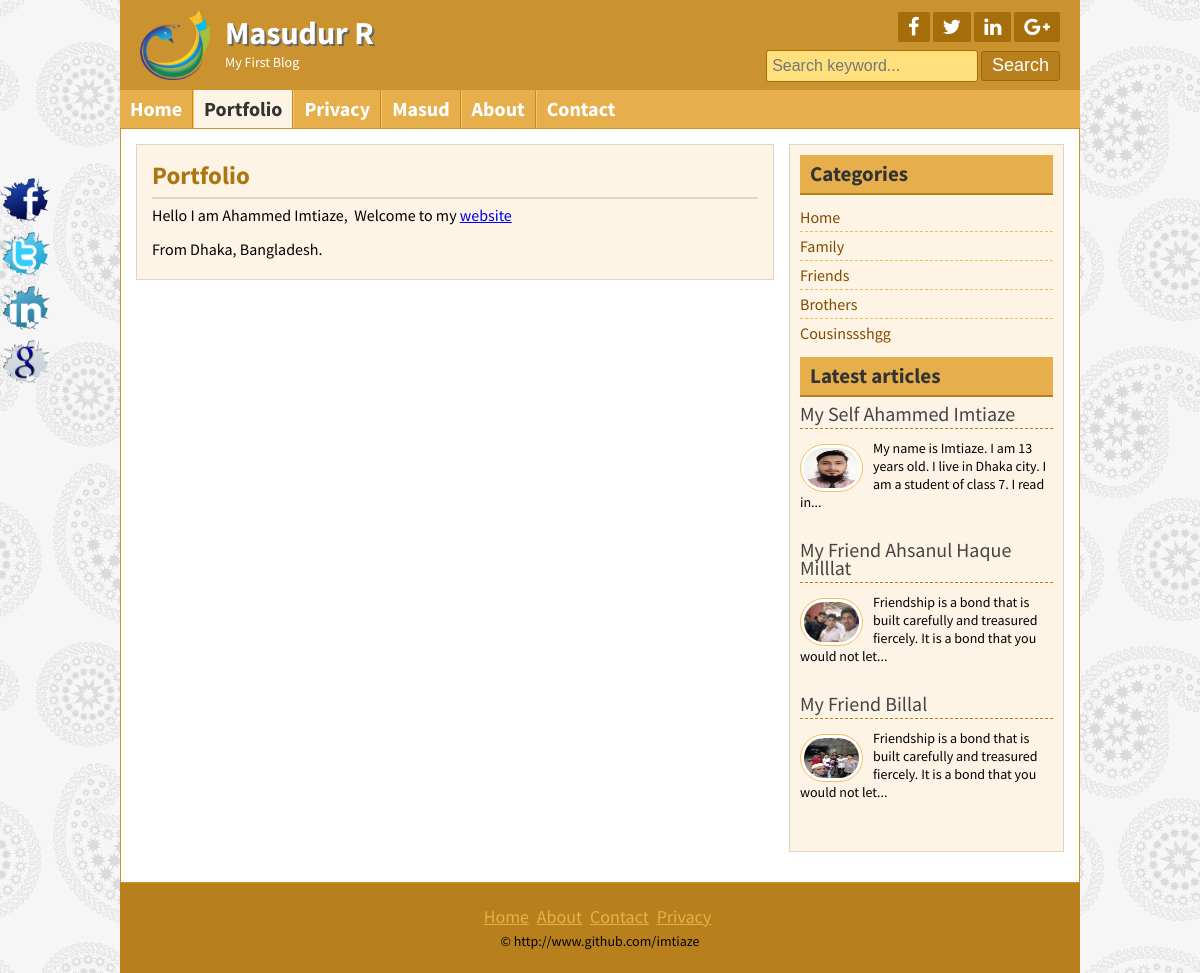
Page /page.php?pageid=1 on the committed database.
### tables this page shows
CREATE TABLE `tbl_title` (
  `id` int(11) NOT NULL,
  `title` varchar(111) NOT NULL,
  `slogan` varchar(111) NOT NULL,
  `logo` varchar(111) NOT NULL
);

CREATE TABLE `tbl_social` (
  `id` int(11) NOT NULL,
  `facebook` varchar(111) NOT NULL,
  `twitter` varchar(255) NOT NULL,
  `linkedin` varchar(255) NOT NULL,
  `google` varchar(255) NOT NULL
);

CREATE TABLE `tbl_page` (
  `id` int(11) NOT NULL,
  `name` varchar(255) NOT NULL,
  `body` text NOT NULL
);

CREATE TABLE `tbl_category` (
  `id` int(11) NOT NULL,
  `name` varchar(50) NOT NULL
);

CREATE TABLE `tbl_post` (
  `id` int(11) NOT NULL,
  `cat` int(11) NOT NULL,
  `title` varchar(255) NOT NULL,
  `body` text NOT NULL,
  `image` varchar(255) NOT NULL,
  `author` varchar(50) NOT NULL,
  `tags` varchar(255) NOT NULL,
  `date` timestamp NOT NULL DEFAULT CURRENT_TIMESTAMP
);

CREATE TABLE `tbl_footer` (
  `id` int(1) NOT NULL,
  `note` varchar(111) NOT NULL
);

### lib/Database.php (called while the page is built, shortened)
<?php
Class Database{
	public $host   = DB_HOST;
	public $user   = DB_USER;
	public $pass   = DB_PASS;
	public $dbname = DB_NAME;
	public $link;
	private function connectDB(){
		$this->link = new mysqli($this->host, $this->user, $this->pass, $this->dbname);
	}
	public function select($query){
		$result = $this->link->query($query) or die($this->link->error.__LINE__);
		if($result->num_rows > 0){
			return $result;
		} else {
			return false;
		}
	}
}

### helpers/Format.php (called while the page is built, shortened)
<?php
class Format {
  public function formatPost($postBody, $limit=400) {
    $postBody = $postBody." ";
    $postBody = substr($postBody, 0, $limit);
    $postBody = substr($postBody, 0, strrpos($postBody, ' '));
    $postBody = $postBody."...";
    return $postBody;
  }
}

### page.php (the view)
<?php include 'inc/header.php'; ?>
<?php
if(!isset($_GET['pageid']) || $_GET['pageid'] == NULL){
	header("Location:404.php");
}
else {
	$pageid = $_GET['pageid'];
}
?>
<div class="contentsection contemplete clear">
	<div class="maincontent clear">
		<div class="about">
			<?php
			$query = "SELECT * FROM tbl_page WHERE id='$pageid' ";
			$resutlQuery = $db->select($query);
			if ($resutlQuery) {
				while($result = $resutlQuery->fetch_assoc()){
					?>
					<h2><?php echo $result['name']; ?></h2>
				<?php echo $result['body']; ?>
					<?php
				}
			}
			?>
		</div>
	</div>
	<?php include 'inc/sidebar.php'; ?>
</div>
<?php include 'inc/footer.php'; ?>

### inc/header.php (shortened to what this page needs)
<?php include 'lib/Database.php'; ?>
<?php include 'helpers/Format.php'; ?>
<?php
$db = new Database();
$fm = new Format();
?>
<!DOCTYPE html>
<html>
<head>
  <link rel="stylesheet" href="font-awesome-4.5.0/css/font-awesome.css">
  <link rel="stylesheet" href="css/nivo-slider.css" type="text/css" media="screen" />
  <link rel="stylesheet" href="style.css">
</head>
<body>
  <div class="headersection templete clear">
    <a href="index.php">
      <div class="logo">
        <?php
        $query = "SELECT * FROM tbl_title WHERE id='1' ";
        $resutlQuery = $db->select($query);
        if ($resutlQuery) {
          while($result = $resutlQuery->fetch_assoc()){
            ?>
            <img src="admin/<?php echo $result['logo']; ?>" alt="Logo"/>
            <h2><?php echo $result['title']; ?></h2>
            <p><?php echo $result['slogan']; ?></p>
            <?php
          }
        }
        ?>
      </div>
    </a>
    <?php
    $socialQuery = "SELECT * FROM tbl_social WHERE id='1' ";
    $resutlSocialQuery = $db->select($socialQuery);
    if ($resutlSocialQuery) {
      while($socialResultQuery = $resutlSocialQuery->fetch_assoc()){
        ?>
        <div class="social clear">
          <div class="icon clear">
            <a href ="<?php echo $socialResultQuery['facebook']; ?>" target="_blank" ><i class="fa fa-facebook"></i></a>
            <a href ="<?php echo $socialResultQuery['twitter']; ?>" target="_blank"><i class="fa fa-twitter"></i></a>
            <a href ="<?php echo $socialResultQuery['linkedin']; ?>" target="_blank"><i class="fa fa-linkedin"></i></a>
            <a href ="<?php echo $socialResultQuery['google']; ?>" target="_blank"><i class="fa fa-google-plus"></i></a>
          </div>
          <?php
        }
      }
      ?>
      <div class="searchbtn clear">
        <form action="search.php" method="GET">
          <input type="text" name="keyword" placeholder="Search keyword..."/>
          <input type="submit" name="search" value="Search"/>
        </form>
      </div>
    </div>
  </div>
  <div class="navsection templete">
    <?php
    $path =$_SERVER['SCRIPT_NAME'];
    $title = basename($path, '.php');
    ?>
    <ul>
      <li><a href="index.php"
        <?php if($title=='index'){echo 'id="active"';} ?>
        >Home</a>
      </li>
      <?php
      $query = "SELECT * FROM tbl_page";
      $queryResult = $db->select($query);
      if ($queryResult) {
        while ($result = $queryResult->fetch_assoc()) {
          ?>
          <li>
            <a href="page.php?pageid=<?php echo $result['id']; ?>"
              <?php
              if (isset($_GET['pageid']) && $_GET['pageid'] == $result['id']) {
                echo 'id="active"';
              }
              ?> >
              <?php echo $result['name']; ?>
            </a>
          </li>
          <?php
        }
      }
      ?>
      <li><a href="about.php"
        <?php if($title=='about'){echo 'id="active"';} ?>
        >About</a>
      </li>
      <li><a href="contact.php"
        <?php if($title=='contact'){echo 'id="active"';} ?>
        >Contact</a>
      </li>
    </ul>
  </div>

### inc/sidebar.php
<div class="sidebar clear">
  <div class="samesidebar clear">
    <h2>Categories</h2>
    <ul>
      <?php
      $query = "SELECT * FROM tbl_category";
      $category = $db->select($query);
      if ($category) {
        while ($resultCategory = $category->fetch_assoc()) {
          ?>
          <li><a href="posts.php?category=<?php echo $resultCategory['id']; ?>"><?php echo $resultCategory['name']; ?></a></li>
          <?php
        }
      }
      else {
        ?>
        <li>No category  Created.</li>
        <?php
      }
      ?>
    </ul>
  </div>
  <div class="samesidebar clear">
    <h2>Latest articles</h2>
    <?php
    $query = "SELECT * FROM tbl_post ORDER BY id DESC LIMIT 6";
    $latestPost = $db->select($query);
    if ($latestPost) {
      while ($resultLatestPost = $latestPost->fetch_assoc()) {
        ?>
        <div class="popular clear">
          <h3><a href="post.php?id=<?php echo $resultLatestPost['id']; ?>"><?php echo $resultLatestPost['title']; ?></a></h3>
          <a href="post.php?id=<?php echo $resultLatestPost['id']; ?>"><img src="admin/<?php echo $resultLatestPost['image']; ?>" alt="post image"/></a>
          <p><?php echo $fm->formatPost($resultLatestPost['body'], 110); ?></p>
        </div>
        <?php
      }
    }
    else {
      ?>
      <li>No Latest Post.</li>
      <?php
    }
    ?>
  </div>
</div>

### inc/footer.php (shortened to what this page needs)
<div class="footersection templete clear">
  <div class="footermenu clear">
    <ul>
      <li><a href="#">Home</a></li>
      <li><a href="#">About</a></li>
      <li><a href="#">Contact</a></li>
      <li><a href="#">Privacy</a></li>
    </ul>
  </div>
  <?php
  $copyrightQuery = "SELECT * FROM tbl_footer WHERE id='1' ";
  $copyrightResult = $db->select($copyrightQuery);
  if ($copyrightResult) {
    while ($resultCopyright = $copyrightResult->fetch_assoc()) {
      ?>
      <p>&copy; <?php echo $resultCopyright['note']; ?></p>
      <?php
    }
  }
  ?>
</div>
<?php
$socialQuery = "SELECT * FROM tbl_social WHERE id='1' ";
$resutlSocialQuery = $db->select($socialQuery);
if ($resutlSocialQuery) {
  while($socialResultQuery = $resutlSocialQuery->fetch_assoc()){
    ?>
    <div class="fixedicon clear">
      <a href="<?php echo $socialResultQuery['facebook']; ?>"><img src="images/fb.png" alt="Facebook"/></a>
      <a href="<?php echo $socialResultQuery['twitter']; ?>"><img src="images/tw.png" alt="Twitter"/></a>
      <a href="<?php echo $socialResultQuery['linkedin']; ?>"><img src="images/in.png" alt="LinkedIn"/></a>
      <a href="<?php echo $socialResultQuery['google']; ?>"><img src="images/gl.png" alt="GooglePlus"/></a>
    </div>
    <?php
  }
}
?>
</body>
</html>

### style.css (style rules this page uses)
* { margin:0;padding:0;outline:0 }
body { font-family: 'Source Sans Pro', sans-serif;font-size:14px;line-height:18px;color:#000;background:url(images/bg.png)repeat fixed 0 0 #fff; }
.templete { width:960px;margin:0 auto; }
.contemplete { margin: 0 auto; width: 928px; }
.clear { overflow:hidden; }
input[type="text"], input[type="email"] { border: 1px solid #cfc5b6; border-radius: 3px; margin-bottom: 5px; padding: 5px; width: 300px; }
input[type="submit"] { background: #b7801c none repeat scroll 0 0; border: 1px solid #e6af4b; color: #fff; cursor: pointer; font-size: 20px; padding: 1px 10px; }
.headersection { background: #ca932f none repeat scroll 0 0; color: #fff; }
.logo { float: left; width: 580px; }
.logo img { float: left; margin-right: 15px; padding-bottom: 10px; padding-left: 20px; padding-top: 10px; width: 70px; }
.logo h2 { color: #fff; font-size: 32px; margin-bottom: 11px; margin-top: 24px; text-shadow: 2px 2px 0 #666; }
.logo p { color:#fff; }
.social { float: right; margin-right: 20px; margin-top: 12px; text-align: right; width: 360px; }
.icon { float: right; }
.icon a { background: #a56e0a none repeat scroll 0 0; border-radius: 2px; color: #fff; display: block; float: left; font-size: 20px; margin-left: 3px; padding: 5px 10px; }
.searchbtn { float: right; margin-top: 8px; }
.searchbtn input[type="text"] { border: 1px solid #A56E0A; width: 200px; background: #FFE07C; font-size: 16px; height: 20px; }
.searchbtn input[type="submit"] { border: 1px solid #9d6602; border-radius: 3px; font-size: 18px; height: 30px; padding-left: 10px; padding-right: 10px; padding-top: 0; cursor: pointer; }
.navsection { background: none repeat scroll 0 0 #e6af4b; min-height: 38px; }
.navsection ul { margin:0;padding:0;list-style:none; }
.navsection ul li { border-left: 1px solid #fdc662; border-right: 1px solid #c18a26; display: block; float: left; position:relative; }
.navsection ul li:first-child { border-left: 0px solid #fdc662; }
.navsection ul li:last-child { border-right: 0px solid #c18a26; }
.navsection ul li a { color: #fff; display: block; font-size: 20px; font-weight: bold; padding: 10px; text-decoration: none; }
.navsection ul li a:hover, #active { background:#FEF4E5;color:#333; }
.contentsection { background: #ffffff none repeat scroll 0 0; border: 1px solid #ca932f; padding: 15px; }
.maincontent { background: #fef4e5 none repeat scroll 0 0; border: 1px solid #ded4c5; float: left; margin: 0 15px 15px 0; padding: 8px 15px; width: 606px; }
.about { font-size: 16px; line-height: 24px; text-align: justify; }
.about p { font-size: 16px; line-height: 24px; margin-bottom: 10px; text-align: justify; }
.samepost h2, .about h2 { border-bottom: 2px solid #e0d6c7; color: #ac7511; font-size: 25px; margin-bottom: 4px; padding: 10px 10px 10px 0; }
.sidebar { background: #fef4e5 none repeat scroll 0 0; border: 1px solid #ded4c5; float: right; margin-bottom: 15px; margin-top: 0; padding: 10px; width: 253px; }
.samesidebar { margin-bottom: 10px; }
.samesidebar h2 { background: #e6af4b none repeat scroll 0 0; border-bottom: 2px solid #b7801c; color: #333; margin-bottom: 8px; padding: 10px; }
.samesidebar ul { padding:0;margin:0;list-style:none; }
.samesidebar ul li { border-bottom: 1px dashed #e9c05c; font-size: 16px; padding: 5px 8px 5px 0; }
.samesidebar ul li:last-child { border-bottom: 0px dashed #e9c05c; }
.samesidebar ul li a { color: #814a00; text-decoration: none; }
.samesidebar p { margin-bottom: 10px; }
.popular { margin-bottom: 20px; }
.popular h3 { border-bottom: 1px dashed #b7801c; font-size: 20px; font-weight: normal; margin-bottom: 10px; padding-bottom: 5px; }
.popular h3 a { text-decoration:none;color:#444 }
.popular img { background: #fff none repeat scroll 0 0; border: 1px solid #f6bf5b; border-radius: 30px; float: left; height: 40px; margin-right: 10px; margin-top: 5px; padding: 3px; width: 55px; }
.footersection { height:90px;background:#B7801C;text-align:center }
.footermenu { margin-top: 25px; margin-bottom: 5px; }
.footermenu ul { padding:0;margin:0;list-style:none;text-align:center; }
.footermenu ul li { display:inline-block; }
.footermenu ul li a { color: #E6AF4B; font-size: 18px; margin-right: 5px; }
.fixedicon { left: 0; position: fixed; top: 175px; width: 60px; }
.fixedicon img { width: 50px; }

### rows in the picture
tbl_title: logo (picture), title "Masudur R", slogan "My First Blog"
tbl_page: name "Portfolio", body "Hello I am Ahammed Imtiaze, Welcome to my website From Dhaka, Bangladesh."
tbl_page: name "Privacy"
tbl_page: name "Masud"
tbl_category: name "Home"
tbl_category: name "Family"
tbl_category: name "Friends"
tbl_category: name "Brothers"
tbl_category: name "Cousinssshgg"
tbl_post: title "My Self Ahammed Imtiaze", image (picture), body "My name is Imtiaze. I am 13 years old. I live in Dhaka city. I am a student of class 7. I read in..."
tbl_post: title "My Friend Ahsanul Haque Milllat", image (picture), body "Friendship is a bond that is built carefully and treasured fiercely. It is a bond that you would not let..."
tbl_post: title "My Friend Billal", image (picture), body "Friendship is a bond that is built carefully and treasured fiercely. It is a bond that you would not let..."
tbl_footer: note "http://www.github.com/imtiaze"
